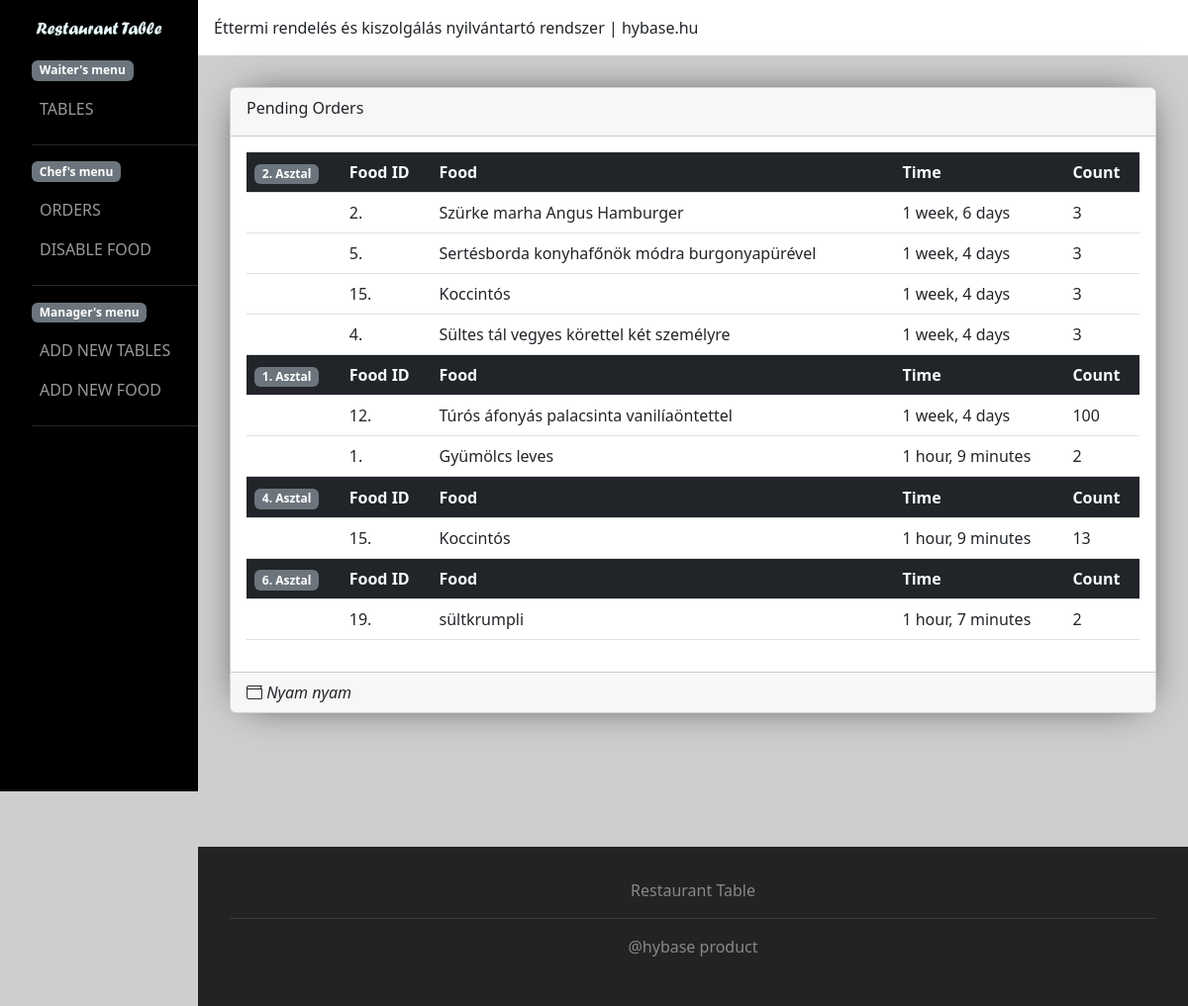
The app's page /orders/list/, older data.
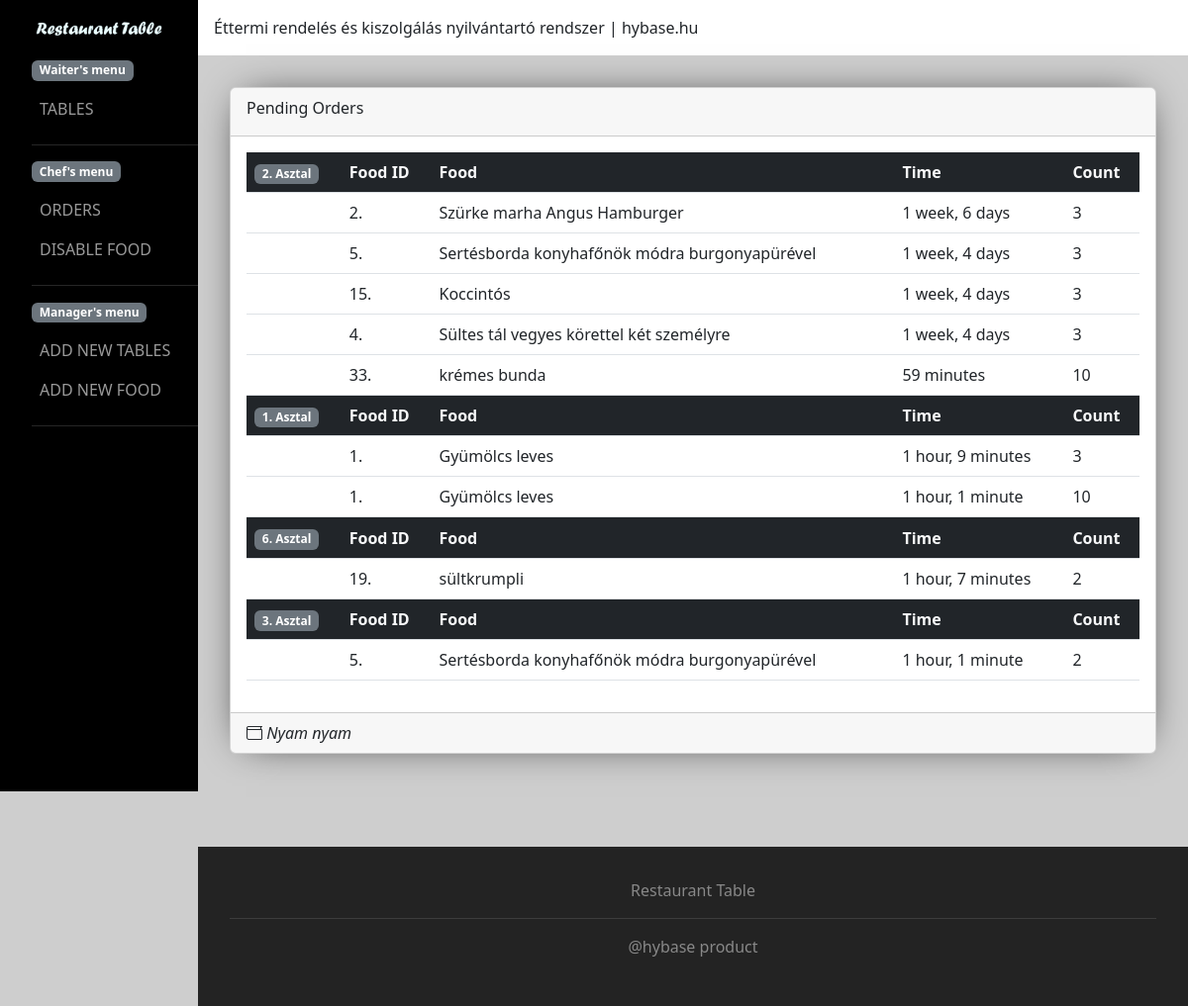
The same page, newer data.
### order/models.py (models this page shows, shortened)
class TableOrder(models.Model):
    orders = models.ManyToManyField(to=Order)
    table = models.ForeignKey(Table, on_delete=models.SET_NULL, null=True,related_name="tables_orders")
    is_finished = models.BooleanField(default=False)
    created_at = models.DateTimeField(auto_created=True, auto_now_add=True)

class Order(models.Model):
    food = models.ForeignKey(Food, on_delete=models.SET_NULL, null=True)
    count = models.IntegerField(blank=False, null=False, default=1)
    created_at = models.DateTimeField(auto_created=True, auto_now_add=True)

### table/models.py (models this page shows, shortened)
class Table(models.Model):
    t_id = models.IntegerField(null=False,blank=False,unique=True)
    description = models.TextField(blank=True,null=True)
    is_reserved = models.BooleanField(default=False)
    is_active = models.BooleanField(default=True)

### food/models.py (models this page shows, shortened)
class Food(models.Model):
    f_id = models.IntegerField(blank=False,null=False,unique=True)
    name = models.CharField(max_length=60,blank=False,null=False,unique=True)
    description = models.TextField()
    price = models.FloatField(default=0.0)
    category = models.CharField(choices=category,max_length=2,blank=False,null=False)
    is_active = models.BooleanField(default=True)
    class Meta:
        ordering = ['category','name']

### order/views.py (the view)
# urls.py: path('list/',list_orders,name="list_orders")
def list_orders(request):
    current_table_orders = TableOrder.objects.filter(is_finished=False)
    context = {
        "current_table_orders":current_table_orders
    }
    return render(request,'order/list_orders.html',context)

### templates/order/list_orders.html (shortened to what this page needs)
{% extends 'includes/main.html' %}
{% load static %}
{%block content%}
<div class="_container">
    <div class="card _shadow">
        <div class="card-header">
            <p class="card-title">Pending Orders</p>
        </div>
        <div class="card-body table-responsive">
            <table class="table">
                {% for table_order in current_table_orders.all %}
                    <thead class="bg-dark text-light">
                        <tr>
                            <th scope="col"><span class="badge bg-secondary">{{table_order.table.t_id}}. Asztal</span></th>
                            <th scope="col">Food ID</th>
                            <th scope="col">Food</th>
                            <th scope="col">Time</th>
                            <th scope="col">Count</th>
                        </tr>
                    </thead>
                    <tbody>
                    {% for order in table_order.orders.all %}
                        <tr>
                            <td></td>
                            <td>{{order.food.f_id}}.</td>
                            <td>{{order.food.name}}</td>
                            <td>{{order.created_at | timesince}}</td>
                            <td>{{order.count}}</td>
                        </tr>
                    {% endfor%}
                    </tbody>
                  {% endfor %}
            </table>
        </div>
        <div class="card-footer">
            <i class="bi bi-wallet"> Nyam nyam</i>
        </div>
    </div>
</div>
{% endblock content %}

Row changes from the older to the newer data that the page shows:
removed Order: food.f_id "12", food.name "Túrós áfonyás palacsinta vanilíaöntettel", created_at "1 week, 4 days", count "100", shown under TableOrder (number 2 of 4 on the later page)
no longer on this page (row edited): TableOrder: table.t_id "4"
no longer on this page (row unchanged): Order: food.f_id "15", food.name "Koccintós", created_at "1 hour, 9 minutes", count "13", shown under "4"
added Order: food.f_id "33", food.name "krémes bunda", created_at "59 minutes", count "10", shown under TableOrder (number 1 of 4 on the later page)
changed Order "1 hour, 9 minutes": count "2" → "3"
added Order: food.f_id "1", food.name "Gyümölcs leves", created_at "1 hour, 1 minute", count "10", shown under TableOrder (number 2 of 4 on the later page)
added TableOrder: table.t_id "3"
added Order: food.f_id "5", food.name "Sertésborda konyhafőnök módra burgonyapürével", created_at "1 hour, 1 minute", count "2", shown under "3"
